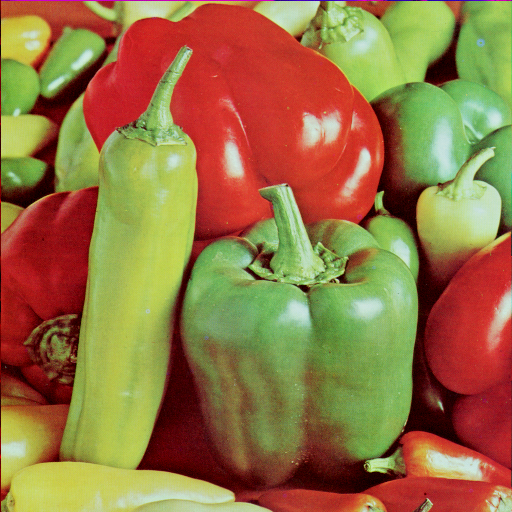
%> input picture TMac/4.2.07.tiff, 512 x 512 px
$ octave main_MAC_noKET.m   (GNU Octave 9; MATLAB toolbox functions it lacks are replaced by stand-ins)
%> lines starting %> are read from the running program, lines starting %| are printed output that depends on the picture
### TMac/SampleImage.m
function [sampled_image, mask] = SampleImage(image, sampleFraction)
%{
FUNCTION
this function takes as input an image and a fraction, and outputs a
randomly subsampled image.

IN
image: N x M (x3) image (RGB)
samplefraction: double between 0 and 1


OUT
image: N x M (x3) image (RGB) with missing pixels

NOTES
over the colour dimension no different samplings are taken, as you'd expect
%}

shape = size(image);
imsize = [shape(1) shape(2)];
numPixels = prod(imsize);

mask_indices = randsample(numPixels, round(sampleFraction * numPixels) );
mask = zeros(imsize);
mask(mask_indices) = 1;

sampled_image = image .* mask;

### TMac/main_MAC_noKET.m
clc
clear
close all
addpath('./funcs');

%% Load data and parameters
orig_img = double(imread("4.2.07.tiff"));
[R, C, ~] = size(orig_img);
%> R = 512; C = 512

dims = [4 4 4 4 4 4 4 4 4 3];
N = numel(dims);

SR = 0.1;   %sampling
sampleFraction = SR;

tol = 1e-4;                     % Convergence tolerance
maxit = 1000;                    % Maximum iterations

%T_original = Img2Ket(orig_img, dims);
T_original = reshape(orig_img, [4*ones(1,9),3]);
%% Create the image

[sampled_image, mask] = SampleImage(orig_img, sampleFraction);
%> in SampleImage, `mask(mask_indices) = 1;`:
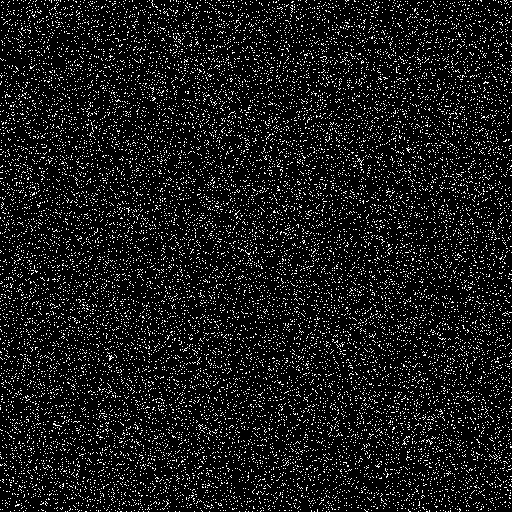
%> mask: size 512x512 double; values 0 (black) and 1 (white), 10% white in thin lines or dots
%> in SampleImage, `sampled_image = image .* mask;`:
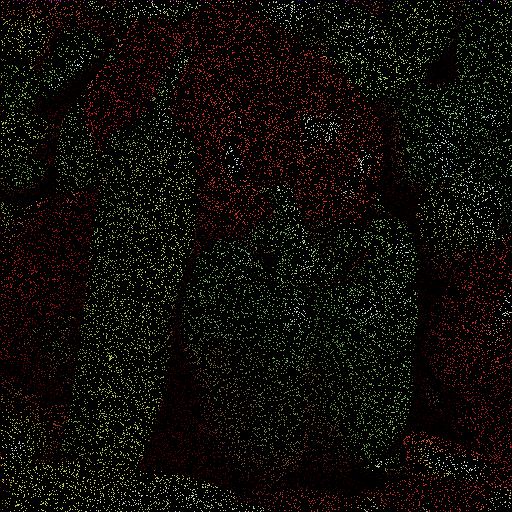
%> sampled_image: size 512x512x3 double; mean R, G, B 15, 11.5, 6.7
%T_observed = Img2Ket(sampled_image, dims);
T_observed = reshape(orig_img, [4*ones(1,9),3]);

mask_tensor = T_observed ~= 0;
omega = find(mask_tensor);
%> omega = 756307 values from 1 to 786432
missing_entries = find(~mask_tensor);
%> missing_entries = 30125 values from 199377 to 781544

fprintf('Original image size: %dx%dx%d\n', R, C, 3);
%| Original image size: 512x512x3
fprintf('Augmented tensor size: ');
fprintf('%d ', dims);
fprintf('\n');
fprintf('Sampling ratio: %.2f (%d%% missing)\n', SR, (1-SR)*100);
fprintf('Observed entries: %d, Missing entries: %d\n', numel(omega), numel(missing_entries));
%| Observed entries: 756307, Missing entries: 30125

%% Params TMac-TT

delta = zeros(1, N-1);
for k = 1:N-1
    delta(k) = min(prod(dims(1:k)), prod(dims(k+1:end)));
end
alpha = delta / sum(delta);

fprintf('Weights alpha_k: ');
fprintf('%.3f ', alpha);
fprintf('\n');

%% Initialize
X = T_observed;

% Initialize missing pixels with the mean ----> otherwise wont optimize
% well
%mean_obs = mean(T_observed(omega));
%X(missing_entries) = mean_obs;

% Initialize U and V matrices properly
U = cell(1, N-1);
V = cell(1, N-1);

max_ranks = zeros(1, N-1);
for k = 1:N-1
    max_ranks(k) = min(prod(dims(1:k)), prod(dims(k+1:end)));
end

tt_ranks = min([3, 3, 3, 3, 3, 3, 3, 3, 3], max_ranks);

fprintf('TT ranks: ');
fprintf('%d ', tt_ranks);
fprintf('\n');

for k = 1:N-1
    mat_size = [prod(dims(1:k)), prod(dims(k+1:end))];
    Xk = reshape(X, mat_size);

    % Use simple SVD with rank adjustment
    [Uk, Sk, Vk] = safe_svd(Xk, tt_ranks(k));
    U{k} = Uk;
    V{k} = Sk * Vk';
end
%> this loop made 9 passes
%> Sk on passes 1 to 9: [113979 0 0; 0 7429.2 0; 0 0 4034.8], [112965.8 0 0; 0 13601.6 0; 0 0 7084.1], [109899.8 0 0; 0 22152.5 0; 0 0 13801.7], [106336.6 0 0; 0 23358.3 0; 0 0 18220.4], [104377.9 0 0; 0 25466.3 0; 0 0 17208.4], [104335.4 0 0; 0 25298 0; 0 0 17108.1], [104255.5 0 0; 0 24690.9 0; 0 0 17254.1], [104813.7 0 0; 0 24750.5 0; 0 0 24035.6], [109669.9 0 0; 0 30472.9 0; 0 0 10733.7]
%> after the loop, U = 9 items; V = 9 items

%% TMac-TT Algorithm
fprintf('\nRunning TMac-TT algorithm...\n');
converged = false;
iter = 0;
errors = zeros(maxit, 1);
RSE_history = zeros(maxit, 1);

while ~converged && iter < maxit
    iter = iter + 1;

    previous_X = X;

    X_update = zeros(size(X));
    for k = 1:N-1
        mat_size = [prod(dims(1:k)), prod(dims(k+1:end))];
        Xk = reshape(X, mat_size);

        U{k} = Xk * V{k}';

        if size(U{k}, 2) < size(U{k}, 1)
            V{k} = (U{k}' * U{k} + 1e-8 * eye(size(U{k}, 2))) \ (U{k}' * Xk);
        else
            V{k} = U{k}' * Xk / (U{k} * U{k}' + 1e-8 * eye(size(U{k}, 1)));
        end

        Xk_approx = U{k} * V{k};

        Xk_tensor = reshape(Xk_approx, dims);
        X_update = X_update + alpha(k) * Xk_tensor;
    end
    X = X_update;

    X(omega) = T_observed(omega);

    diff_norm = norm(X(:) - previous_X(:)) / norm(previous_X(:) + eps);
    errors(iter) = diff_norm;

    %completed_img_current = Ket2Img(X, R, C);
    completed_img_current = reshape(X,[512,512,3]);

    RSE_history(iter) = norm(completed_img_current(:) - orig_img(:)) / norm(orig_img(:));

    if mod(iter, 20) == 0
        fprintf('Iteration %d: change=%.6f, RSE=%.4f\n', iter, diff_norm, RSE_history(iter));
    end

    if diff_norm < tol && iter > 10
        converged = true;
        fprintf('Converged at iteration %d\n', iter);
    end
end
%> this loop made 22 passes
%> diff_norm on passes 1 to 12: 0.0838, 0.023, 0.00942, 0.0046, 0.00251, 0.00149, 0.00096, 0.000673, 0.000509, 0.000411, 0.000345, 0.000298
%| Iteration 20: change=0.000118, RSE=0.1200
%> pass 1, `completed_img_current = reshape(X,[512,512,3]);`:
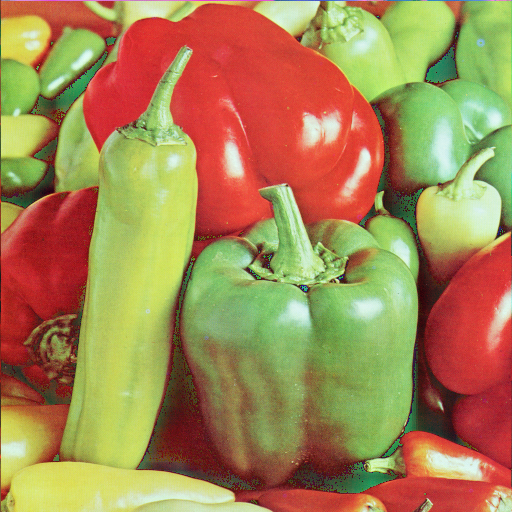
%> completed_img_current: size 512x512x3 double; mean R, G, B 149.8, 118.9, 68.4; drawn with min black and max white
%> after the loop, RSE_history = 1000 values, max 0.12 at index 22, min 0 at index 23, mean 0.00257; converged = true; errors = 1000 values, max 0.0838 at index 1, min 0 at index 23, mean 0.00013; iter = 22

errors = errors(1:iter);
%> errors = 22 values, max 0.0838 at index 1, min 9.53e-05 at index 22, mean 0.0059
RSE_history = RSE_history(1:iter);
%> RSE_history = 22 values from 0.0838 to 0.12

%% Evaluation
completed_tensor = X;
%completed_img = Ket2Img(completed_tensor, R, C);
completed_img = reshape(completed_tensor,[512 512 3]);
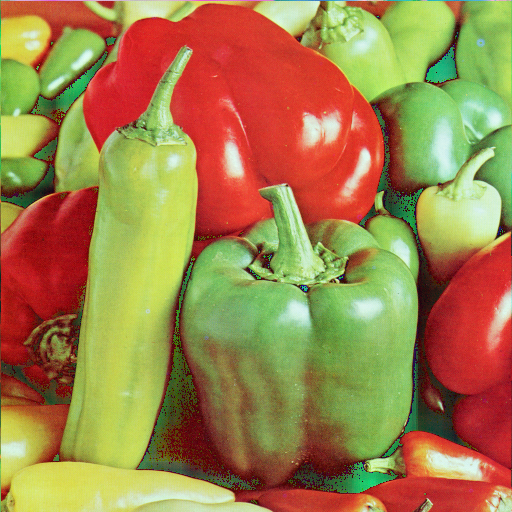
%> completed_img: size 512x512x3 double; mean R, G, B 149.8, 120.7, 69.2; drawn with min black and max white

RSE = norm(completed_img(:) - orig_img(:)) / norm(orig_img(:));
%> RSE = 0.12
mse = mean((completed_img(:) - orig_img(:)).^2);
%> mse = 239.5
PSNR = 20 * log10(255 / sqrt(mse));
%> PSNR = 24.34

fprintf('\n=== Final Results ===\n');
fprintf('RSE: %.4f\n', RSE);
%| RSE: 0.1200
fprintf('PSNR: %.2f dB\n', PSNR);
%| PSNR: 24.34 dB
fprintf('Final Iterations: %d\n', iter);
%| Final Iterations: 22

%% Display
figure('Position', [100, 100, 1400, 400]);

% Original image
subplot(1, 5, 1);
imshow(orig_img / 255);
title('Original Image');

% Sampled image
subplot(1, 5, 2);
imshow(sampled_image / 255);
title(sprintf('Sampled (%.0f%% missing)', (1-SR)*100));

% Completed image
subplot(1, 5, 3);
imshow(completed_img / 255);
title(sprintf('TMac-TT Completed\nRSE: %.4f, PSNR: %.2f dB', RSE, PSNR));

% Error image
subplot(1, 5, 4);
error_img = abs(completed_img - orig_img);
imshow(error_img / max(error_img(:)));
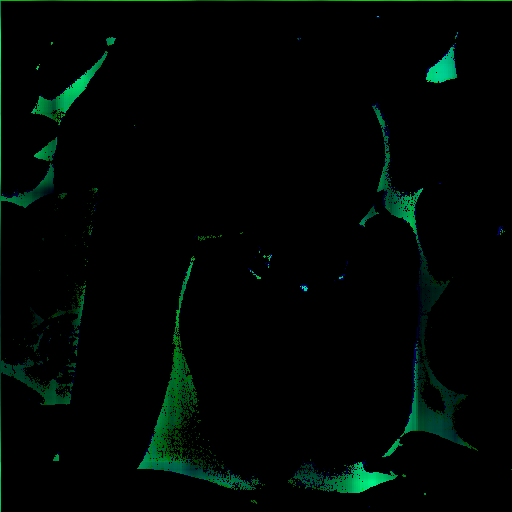
%> displayed picture: size 512x512x3, on the screen's scale of 0 to 255; mean R, G, B 0, 6.3, 3.3
title('Absolute Error');

% Difference from sampled image
subplot(1, 5, 5);
diff_from_sampled = abs(completed_img - sampled_image);
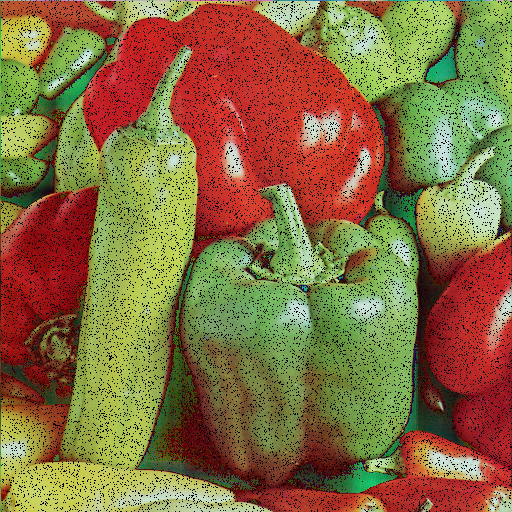
%> diff_from_sampled: size 512x512x3 double; mean R, G, B 134.8, 109.1, 62.6
imshow(diff_from_sampled / max(diff_from_sampled(:)));
title('Diff from Sampled');

% Plot convergence
figure;
subplot(1,2,1);
semilogy(1:iter, errors, 'b-', 'LineWidth', 2);
xlabel('Iteration');
ylabel('Relative Change');
title('TMac-TT Convergence');
grid on;

subplot(1,2,2);
plot(1:iter, RSE_history, 'r-', 'LineWidth', 2);
xlabel('Iteration');
ylabel('RSE');
title('Reconstruction Error');
grid on;
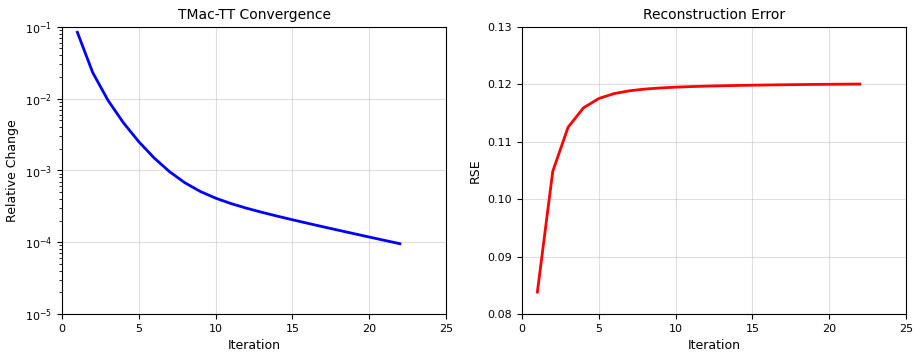
%> figure redrawn from the program's plot data, 2 panels; panel 1: curve peaks at x = 1, y = 0.0838; panel 2: curve peaks at x = 22, y = 0.12

fprintf('\nTMac-TT completion completed successfully!\n');

%% Safe SVD f
function [U, S, V] = safe_svd(A, k)
    [m, n] = size(A);

    k = min([k, m, n]);

    if k <= 0
        k = 1;
    end

    % Use standard SVD with economy decomposition
    [U, S, V] = svd(A, 'econ');

    % Truncate to k components
    U = U(:, 1:k);
    S = S(1:k, 1:k);
    V = V(:, 1:k);
  end
